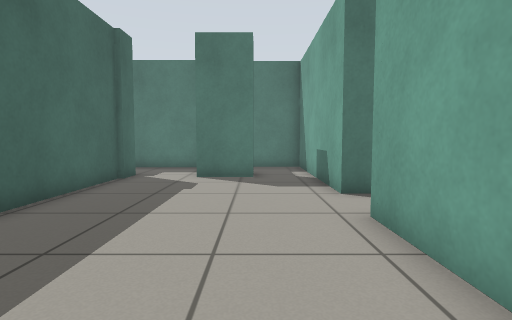
view 1 (above)

16 first-person views from a walk through a robot-simulator world made for Gazebo. The camera is 0.68 m above the floor, tilts 4° down and sees 80° across. The lines on the ground mark 1 m squares. The floor is counted in squares, 0.5 m on a side. Each view is taken from the middle of a square. On the plan, view 1 faces up. The plan holds only what a view shows up to about 14 squares ahead; the rest is blank.

view 2
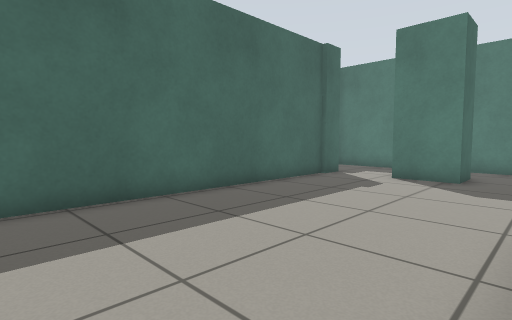

view 3
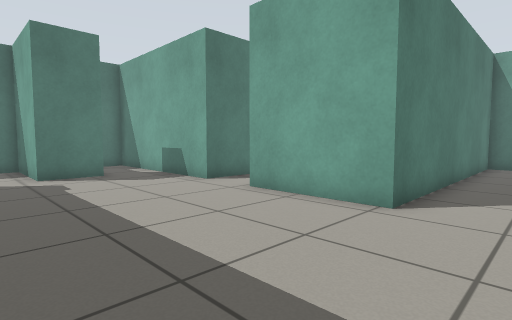

view 4
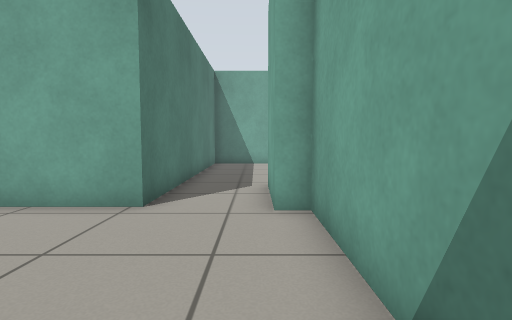

view 5
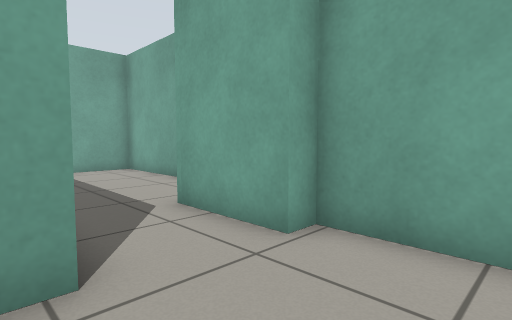

view 6
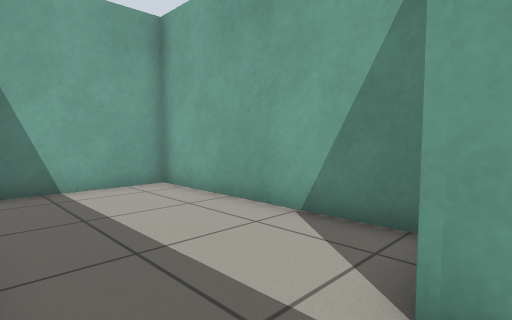

view 7
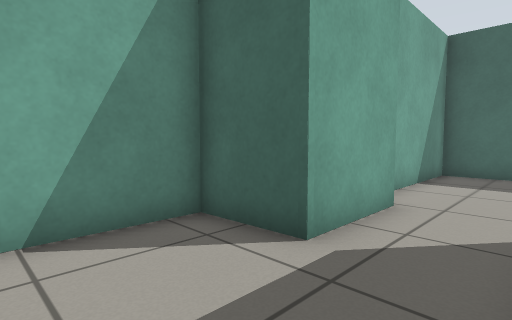

view 8
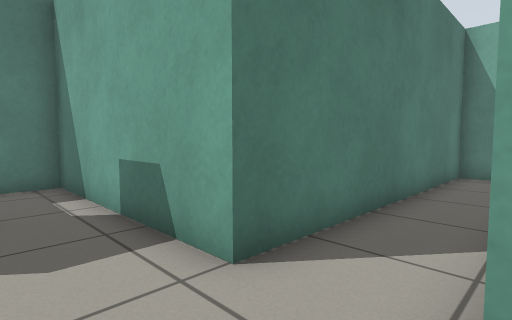

view 9
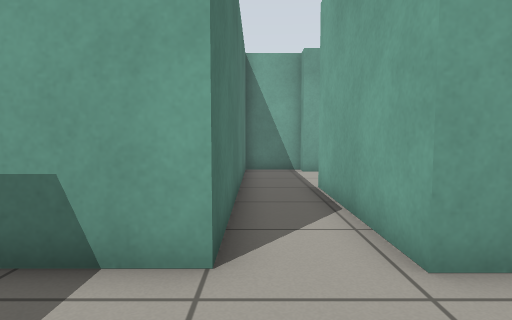

view 10
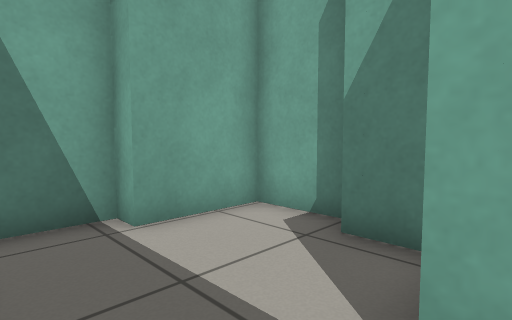

view 11
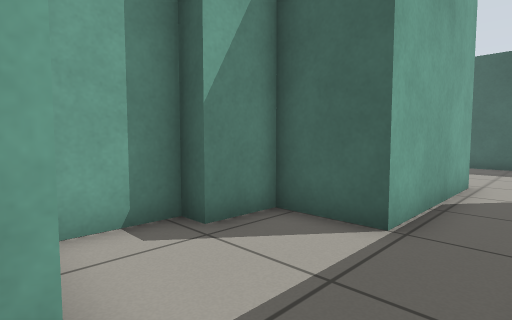

view 12
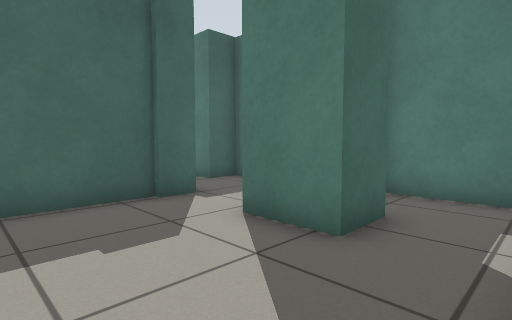

view 13
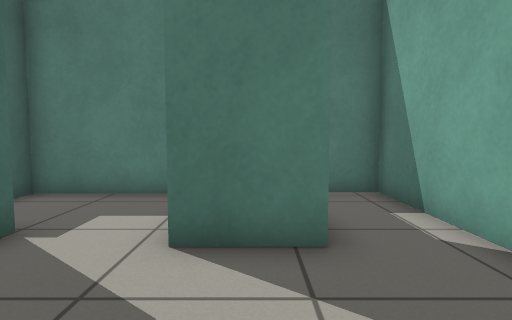

view 14
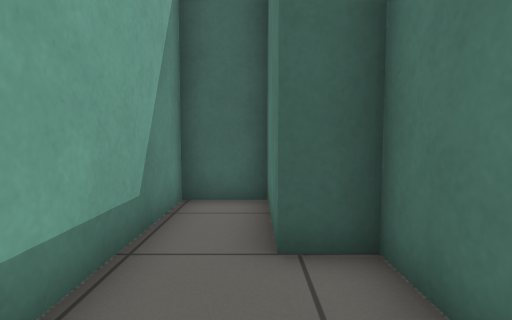

view 15
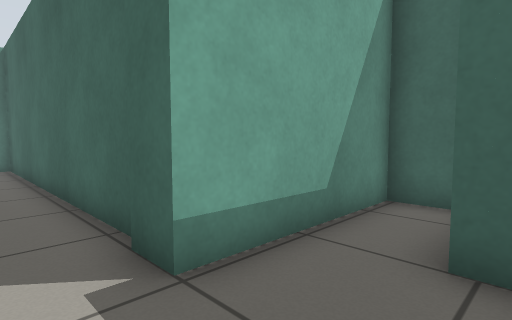

view 16
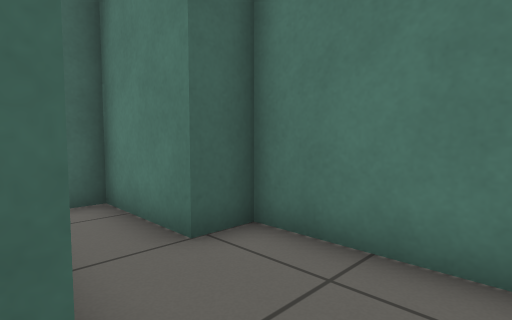

### Floor plan
Ten units are one square. View 1 is at (0, 0); x grows to the right and y downward. Boxes are objects, and circles mark ways between rooms. Rooms are numbered by the first view taken in them; rooms with no view inside come last. Other rooms are left out.
<svg viewBox="-102 -152 234 193">
<path fill="none" stroke="#000" d="M20 -74 20 -125M20 -12 20 -53M-47 -104 -47 20 5 20M-45 -114 -45 -102M-1 -124 -1 -108 -21 -108M5 20 17 20 17 13 47 13 48 36 127 36 127 -12 20 -12M20 -53 75 -53 75 -31 92 -31 92 -24 116 -24 116 -51 123 -51 123 -74 20 -74M-21 -108 -21 -145 -65 -145 -65 -133 -97 -133 -97 -114 -45 -114M20 -125 20 -147 -11 -147"/>
<circle cx="13" cy="0" r="3" fill="#2a7"/>
<circle cx="10" cy="-65" r="3" fill="#2a7"/>
<circle cx="-35" cy="-110" r="3" fill="#2a7"/>
<circle cx="10" cy="-115" r="3" fill="#2a7"/>
<text x="-20" y="-50">1</text>
<text x="70" y="10">2</text>
<text x="80" y="-60">3</text>
<text x="-60" y="-130">4</text>
<text x="0" y="-140">5</text>
</svg>
Room 1 opens to room 2. Room 1 opens to room 3. Room 1 opens to room 4. Room 1 opens to room 5.

Where each view was taken, in squares from view 1:
view 1: 0 up, 0 right, facing up
view 2: 0 up, 2 right, facing up-left
view 3: 1 down, 4 left, facing up-right
view 4: 1 down, 4 left, facing right
view 5: 2 up, 1 left, facing down-right
view 6: 1 up, 4 right, facing down-right
view 7: 1 up, 8 right, facing down-left
view 8: 5 up, 0 right, facing up-right
view 9: 7 up, 1 left, facing right
view 10: 7 up, 7 right, facing down-right
view 11: 7 up, 12 right, facing down-left
view 12: 7 up, 2 right, facing up-left
view 13: 7 up, 1 left, facing up
view 14: 13 up, 3 left, facing left
view 15: 14 up, 3 left, facing down-left
view 16: 11 up, 3 left, facing up-left
